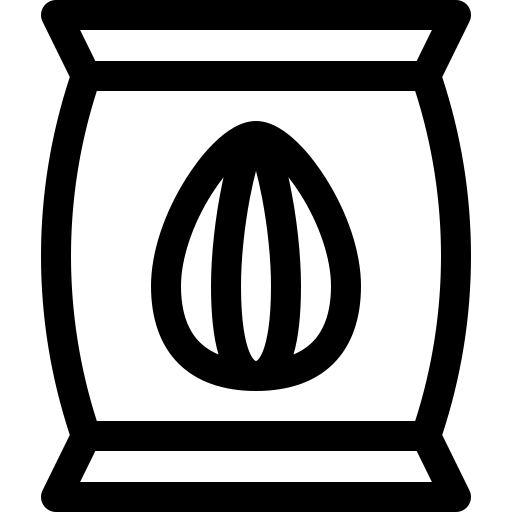
#> input picture images/almonds.png, 512 x 512 px; its folder holds 4 pictures in this run
$ python resize_image.py
#> lines starting #> are read from the running program, lines starting #| are printed output that depends on the picture
from PIL import Image
import os


def resize_image(image_path, output_path, size=(100, 100)):
#> called with image_path = 'images/almonds.png', output_path = 'resized_images/almonds.png', size = (100, 100)
    with Image.open(image_path) as img:
#> img is the input picture: PIL image 512x512 RGBA; mean R, G, B, A 0, 0, 0, 101.5
        img.thumbnail(size)
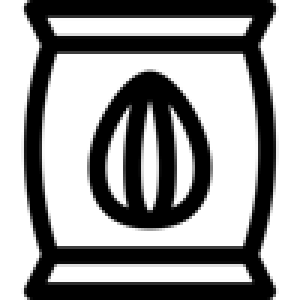
#> img: PIL image 100x100 RGBA (shown 3 times larger); mean R, G, B, A 0, 0, 0, 101.4; transparent parts drawn white
        img.save(output_path, quality=85)

# Directory where your images are stored
image_dir = 'images/'

# Output directory for resized images
output_dir = 'resized_images/'
os.makedirs(output_dir, exist_ok=True)

# Resize all images in the directory
for image_file in os.listdir(image_dir):
    if image_file.endswith(('png', 'jpg', 'jpeg')):
        input_path = os.path.join(image_dir, image_file)
        output_path = os.path.join(output_dir, image_file)
        resize_image(input_path, output_path)
#> pass 2 of the loop `for image_file in os.listdir(image_dir):`:
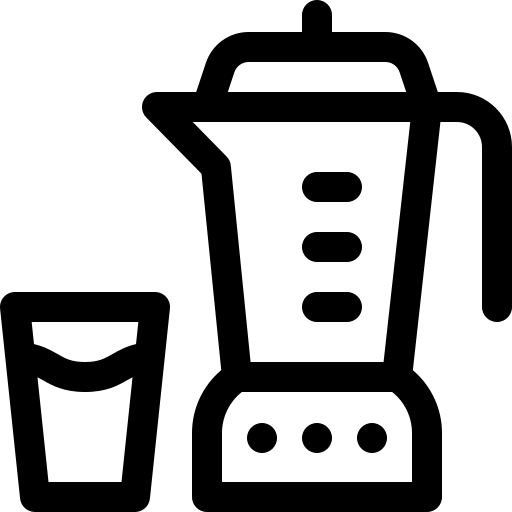
#> input picture images/antioxydant juice.png, 512 x 512 px
#> in resize_image, img is the input picture: PIL image 512x512 RGBA; mean R, G, B, A 0, 0, 0, 85.5
#> in resize_image (call 2), `img.thumbnail(size)`:
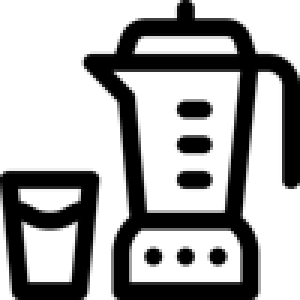
#> img: PIL image 100x100 RGBA (shown 3 times larger); mean R, G, B, A 0, 0, 0, 85.5; transparent parts drawn white
#> pass 3 of the loop `for image_file in os.listdir(image_dir):`:
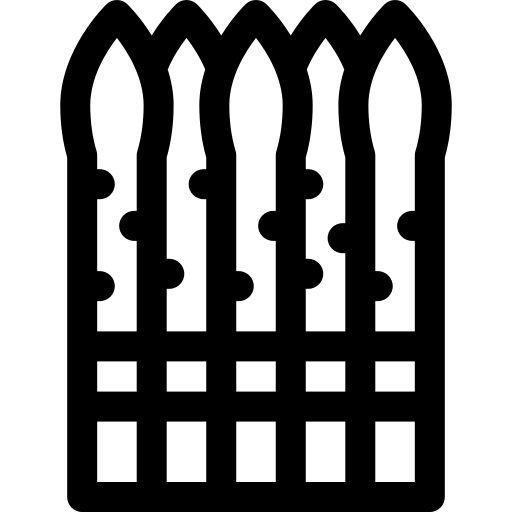
#> input picture images/asparagus.png, 512 x 512 px
#> in resize_image, img is the input picture: PIL image 512x512 RGBA; mean R, G, B, A 0, 0, 0, 116.3
#> in resize_image (call 3), `img.thumbnail(size)`:
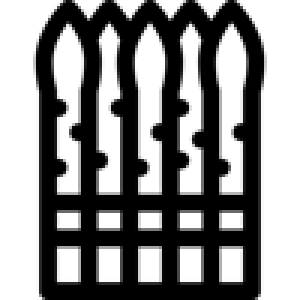
#> img: PIL image 100x100 RGBA (shown 3 times larger); mean R, G, B, A 0, 0, 0, 116.3; transparent parts drawn white
#> the loop made 4 passes; the first 3 are shown

print("Image resizing complete.")
